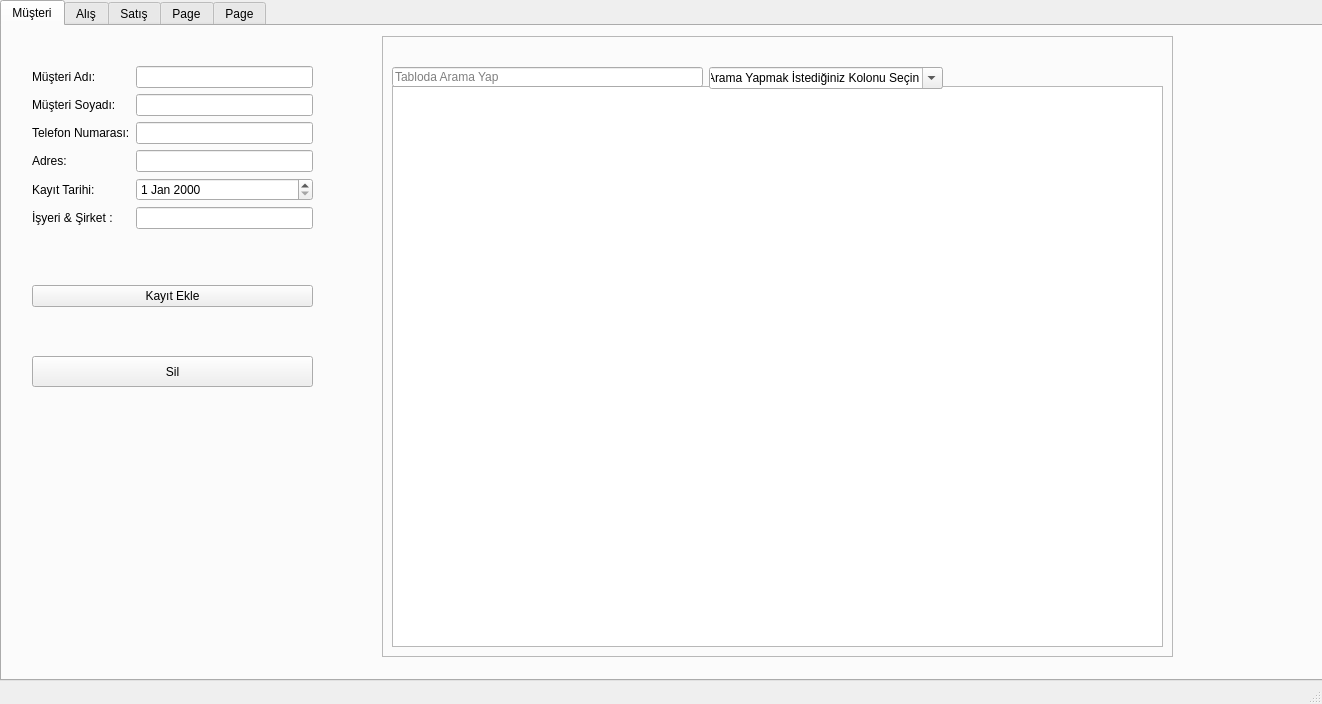
<?xml version="1.0" encoding="UTF-8"?>
<ui version="4.0">
 <class>MainWindow</class>
 <widget class="QMainWindow" name="MainWindow">
  <property name="geometry">
   <rect>
    <x>0</x>
    <y>0</y>
    <width>1322</width>
    <height>704</height>
   </rect>
  </property>
  <property name="windowTitle">
   <string>MainWindow</string>
  </property>
  <widget class="QWidget" name="centralwidget">
   <widget class="QTabWidget" name="tabWidget">
    <property name="geometry">
     <rect>
      <x>0</x>
      <y>0</y>
      <width>1341</width>
      <height>681</height>
     </rect>
    </property>
    <property name="currentIndex">
     <number>0</number>
    </property>
    <widget class="QWidget" name="mus_tab">
     <attribute name="title">
      <string>Müşteri</string>
     </attribute>
     <widget class="QWidget" name="formLayoutWidget">
      <property name="geometry">
       <rect>
        <x>30</x>
        <y>40</y>
        <width>281</width>
        <height>241</height>
       </rect>
      </property>
      <layout class="QFormLayout" name="mus_form">
       <item row="0" column="0">
        <widget class="QLabel" name="ad_lbl">
         <property name="enabled">
          <bool>true</bool>
         </property>
         <property name="text">
          <string>Müşteri Adı:</string>
         </property>
        </widget>
       </item>
       <item row="0" column="1">
        <widget class="QLineEdit" name="mus_adi">
         <property name="text">
          <string/>
         </property>
        </widget>
       </item>
       <item row="1" column="0">
        <widget class="QLabel" name="label_2">
         <property name="text">
          <string>Müşteri Soyadı:</string>
         </property>
        </widget>
       </item>
       <item row="1" column="1">
        <widget class="QLineEdit" name="mus_soyadi"/>
       </item>
       <item row="2" column="0">
        <widget class="QLabel" name="label_3">
         <property name="text">
          <string>Telefon Numarası:</string>
         </property>
        </widget>
       </item>
       <item row="2" column="1">
        <widget class="QLineEdit" name="mus_tel"/>
       </item>
       <item row="3" column="0">
        <widget class="QLabel" name="label_4">
         <property name="text">
          <string>Adres:</string>
         </property>
        </widget>
       </item>
       <item row="3" column="1">
        <widget class="QLineEdit" name="mus_adres"/>
       </item>
       <item row="4" column="0">
        <widget class="QLabel" name="label_5">
         <property name="text">
          <string>Kayıt Tarihi:</string>
         </property>
        </widget>
       </item>
       <item row="4" column="1">
        <widget class="QDateEdit" name="dateEdit"/>
       </item>
       <item row="5" column="0">
        <widget class="QLabel" name="label_6">
         <property name="text">
          <string>İşyeri &amp; Şirket :</string>
         </property>
        </widget>
       </item>
       <item row="5" column="1">
        <widget class="QLineEdit" name="isyeri"/>
       </item>
       <item row="8" column="0">
        <spacer name="verticalSpacer">
         <property name="orientation">
          <enum>Qt::Vertical</enum>
         </property>
         <property name="sizeHint" stdset="0">
          <size>
           <width>20</width>
           <height>40</height>
          </size>
         </property>
        </spacer>
       </item>
       <item row="9" column="0" colspan="2">
        <widget class="QPushButton" name="mus_add_btn">
         <property name="text">
          <string>Kayıt Ekle</string>
         </property>
        </widget>
       </item>
      </layout>
     </widget>
     <widget class="QFrame" name="frame">
      <property name="geometry">
       <rect>
        <x>380</x>
        <y>10</y>
        <width>791</width>
        <height>621</height>
       </rect>
      </property>
      <property name="tabletTracking">
       <bool>false</bool>
      </property>
      <property name="frameShape">
       <enum>QFrame::StyledPanel</enum>
      </property>
      <property name="frameShadow">
       <enum>QFrame::Raised</enum>
      </property>
      <widget class="QTableView" name="table_view">
       <property name="geometry">
        <rect>
         <x>10</x>
         <y>50</y>
         <width>771</width>
         <height>561</height>
        </rect>
       </property>
      </widget>
      <widget class="QWidget" name="formLayoutWidget_2">
       <property name="geometry">
        <rect>
         <x>10</x>
         <y>31</y>
         <width>551</width>
         <height>22</height>
        </rect>
       </property>
       <layout class="QFormLayout" name="formLayout">
        <property name="horizontalSpacing">
         <number>6</number>
        </property>
        <property name="leftMargin">
         <number>0</number>
        </property>
        <property name="rightMargin">
         <number>0</number>
        </property>
        <item row="0" column="0">
         <widget class="QLineEdit" name="search_box">
          <property name="enabled">
           <bool>true</bool>
          </property>
          <property name="minimumSize">
           <size>
            <width>311</width>
            <height>20</height>
           </size>
          </property>
          <property name="maximumSize">
           <size>
            <width>311</width>
            <height>20</height>
           </size>
          </property>
          <property name="styleSheet">
           <string notr="true"/>
          </property>
          <property name="readOnly">
           <bool>false</bool>
          </property>
          <property name="placeholderText">
           <string>Tabloda Arama Yap</string>
          </property>
         </widget>
        </item>
        <item row="0" column="1">
         <widget class="QComboBox" name="drop_down">
          <property name="editable">
           <bool>true</bool>
          </property>
          <property name="currentText">
           <string>Arama Yapmak İstediğiniz Kolonu Seçin</string>
          </property>
         </widget>
        </item>
       </layout>
      </widget>
     </widget>
     <widget class="QPushButton" name="mus_sil">
      <property name="geometry">
       <rect>
        <x>30</x>
        <y>330</y>
        <width>281</width>
        <height>31</height>
       </rect>
      </property>
      <property name="text">
       <string>Sil</string>
      </property>
     </widget>
    </widget>
    <widget class="QWidget" name="alis_tab">
     <attribute name="title">
      <string>Alış</string>
     </attribute>
    </widget>
    <widget class="QWidget" name="tab_3">
     <attribute name="title">
      <string>Satış</string>
     </attribute>
    </widget>
    <widget class="QWidget" name="tab_4">
     <attribute name="title">
      <string>Page</string>
     </attribute>
    </widget>
    <widget class="QWidget" name="tab_5">
     <attribute name="title">
      <string>Page</string>
     </attribute>
    </widget>
   </widget>
  </widget>
  <widget class="QMenuBar" name="menubar">
   <property name="geometry">
    <rect>
     <x>0</x>
     <y>0</y>
     <width>1322</width>
     <height>21</height>
    </rect>
   </property>
  </widget>
  <widget class="QStatusBar" name="statusbar"/>
 </widget>
 <resources/>
 <connections/>
</ui>
